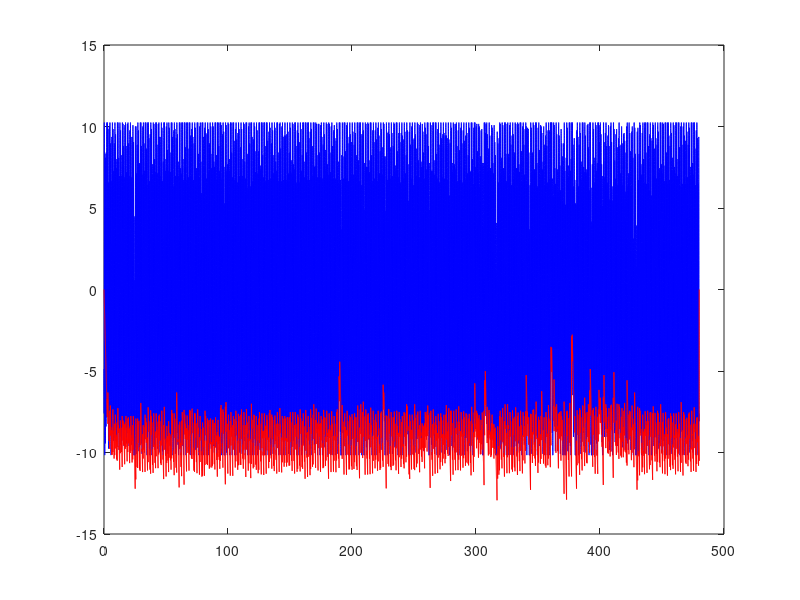
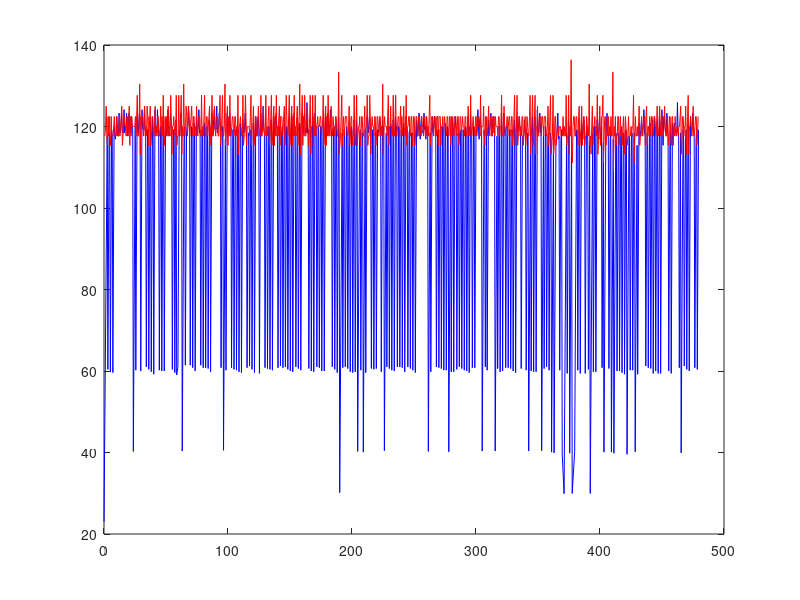

MATLAB code to generate these figures, in order: (Note: this script raises an error after producing the figures.)
clear
close all
load('0015_8min.mat')

y=signal.pleth.y; %samples
Fs=param.samplingrate.pleth;
ref=reference.hr.pleth.x; % the refernace signal
N=length(y); % sample length
T = 1/Fs; %period
t = (0:N-1)*T; %seconds

% Calculate the first difference of the filtered signal
y_d = y(1:N-1) - y(2:N);

% --- Peak detector ---
% - Define variables used for the peak detector -
% Variable to save threshold values
crawler = zeros(length(y_d),1);

peak = 0;
peak_time = 0;
ptp = 0;
ptp_values = 1;
ptp_time = 0;
ptp_i = 1;
% Decay rate (in the beginning it is a constant so there would be something to start with)
decay = 0.01;
delay = 0;
% Variables for R wave detection
rwave_peaks = 0;
rwave_time = 0;
rwave_value = 0;
% Variables for measurement of R-wave width
r_width = 0;
r_width_arr = 0;



% - Peak detector (crawler) -
for i = 2 : length(y_d)-9
    
    % - Check if current point in the signal is a R peak -
    % To detect a peak, the signal at a particular point should satisfy
    % three conditions:
    %   * The signal should change its direction from rising to falling.
    %     This is done by detecting the point where first difference
    %     changes sign from positive to negative.
    %   * Current threshold level should be lower than the signal value at
    %     this point.
    %   * Delay should be over 1/10th of Sampling freqancy (1 second).
    %     This is done not to detect multiple peaks in the close vicinity
    
    if ((y_d(i,1) < 0 && y_d(i-1,1) > 0) && (crawler(i-1,1) < y(i,1) && (delay > Fs/10))) | ...
            ((y(i,1) < y(i-1,1) && y(i,1) < y(i+10,1)) && (crawler(i-1,1) < y(i,1) && (delay > Fs/10)))
            
            crawler(i,1) = y(i,1); % Set threshold to peak value
            
            % - Calculate and save Peak to Peak (R-R interval) -
            ptp = t(i) - peak_time;
            peak_time = t(i);
            ptp_values = [ptp_values; ptp];
            ptp_time = [ptp_time; t(i)];
            ptp_i = [ptp_i; i];
            peak = y(i,1);
            delay = 0;         % - Reset delay time -
            
    else  % - If a peak is not detected then decrease the threshold -
        decay = peak/100; % Calculate decay depending on the amplitude of the last detected peak
        if decay < 0.01
            decay=0.01;
        end
        crawler(i,1) = crawler(i-1,1) - decay; % Decrease the threshold by the decay rate and save it
        delay = delay + 1; % - Increment delay -
    end
end

plot(t(1:N-1), y(1:N-1), 'b');
hold on
plot(t(1:N-1), crawler, 'r');

L=length(ptp_time);
%calculate pulse in real time
for i=1:(L-1)
    pulse_real_time(i)=60/(ptp_time(i+1)-ptp_time(i));
end

l_ref=length(ref);
for i=1:(l_ref-1)
    pulse_real_ref(i)=60/(ref(i+1)-ref(i));
end

pulse=mean(pulse_real_time(3:end))
pulse_ref=mean(pulse_real_ref(3:end))

figure(2)
plot(ptp_time(1:L-1),pulse_real_time, 'b',ref(1:l_ref-1), pulse_real_ref, 'r')

min_maxpoint = findpeaks(crawler);

